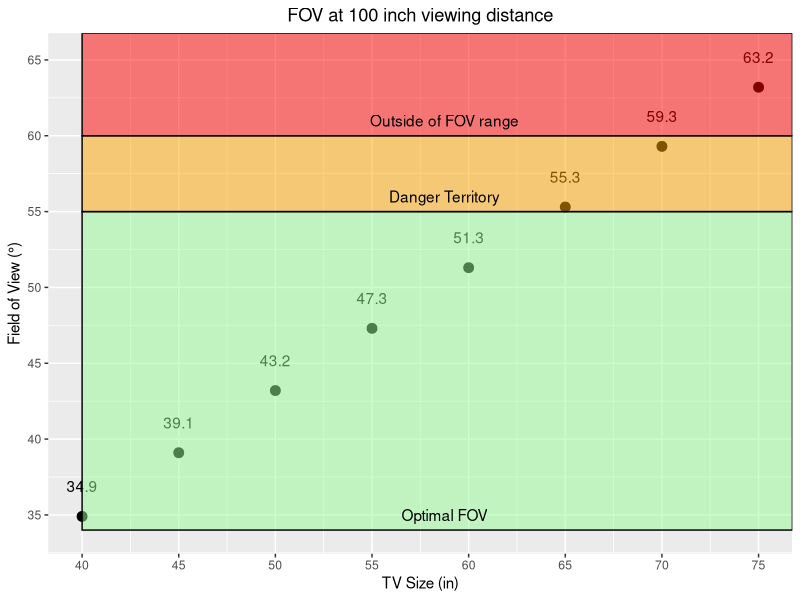
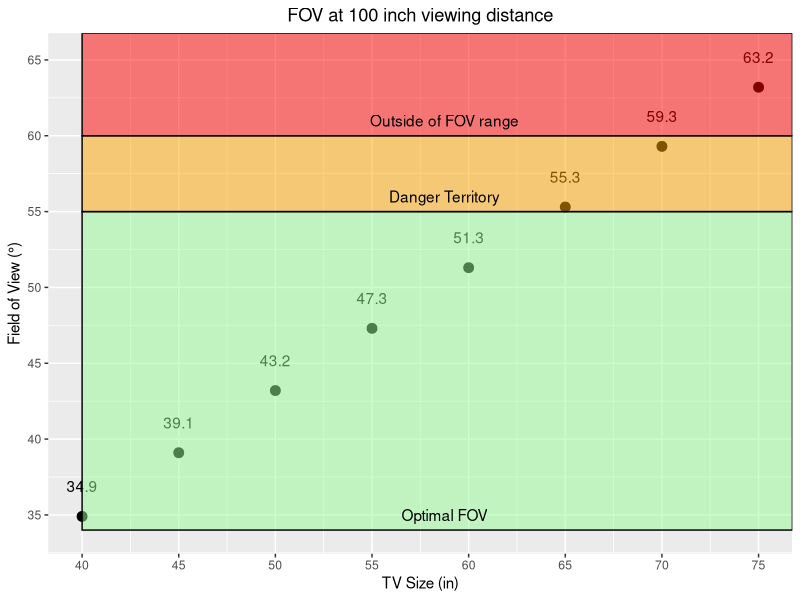

These figures' R source, in order:
library(tidyverse)
library(ggplot2)
library(ggrepel)


setwd("PATH")
user_data <- read.csv('data.csv')


print(user_data)

ggplot(data = user_data,
       aes(sizeData, FOV))+
  geom_point(size = 3)+
  scale_x_continuous(breaks = round(seq(min(35), max(75), by = 5),1))+ # identifies tick mark rate
  scale_y_continuous(breaks = round(seq(min(20), max(65), by = 5), 1))+
  geom_text( # labels points on graph
    aes(x = sizeData, y = FOV, label=FOV),
    nudge_x = , nudge_y = 2,
    check_overlap = T
  )+
  annotate(geom = "rect", xmin = 40, xmax = Inf, ymin = 34, ymax = 55,
         fill = "palegreen", color = "black", alpha = 0.5)+ # green rectangle
  annotate(geom = "rect", xmin = 40, xmax = Inf, ymin = 55, ymax = 60,
           fill = "orange", color = "black", alpha = 0.5)+ # orange rectangle
  annotate(geom = "rect", xmin = 40, xmax = Inf, ymin = 60, ymax = Inf,
           fill = "red", color = "black", alpha = 0.5)+ # red rectangle
  labs(title = "FOV at 100 inch viewing distance", 
       x = "TV Size (in)", 
       y = "Field of View (°)")+
  theme(plot.title = element_text(hjust = 0.5))+
  annotate("text", x=58.75, y=35, label= "Optimal FOV")+
  annotate("text", x=58.75, y = 56, label= "Danger Territory")+
  annotate("text", x = 58.75, y = 61, label = "Outside of FOV range")

ggsave("plot.png")